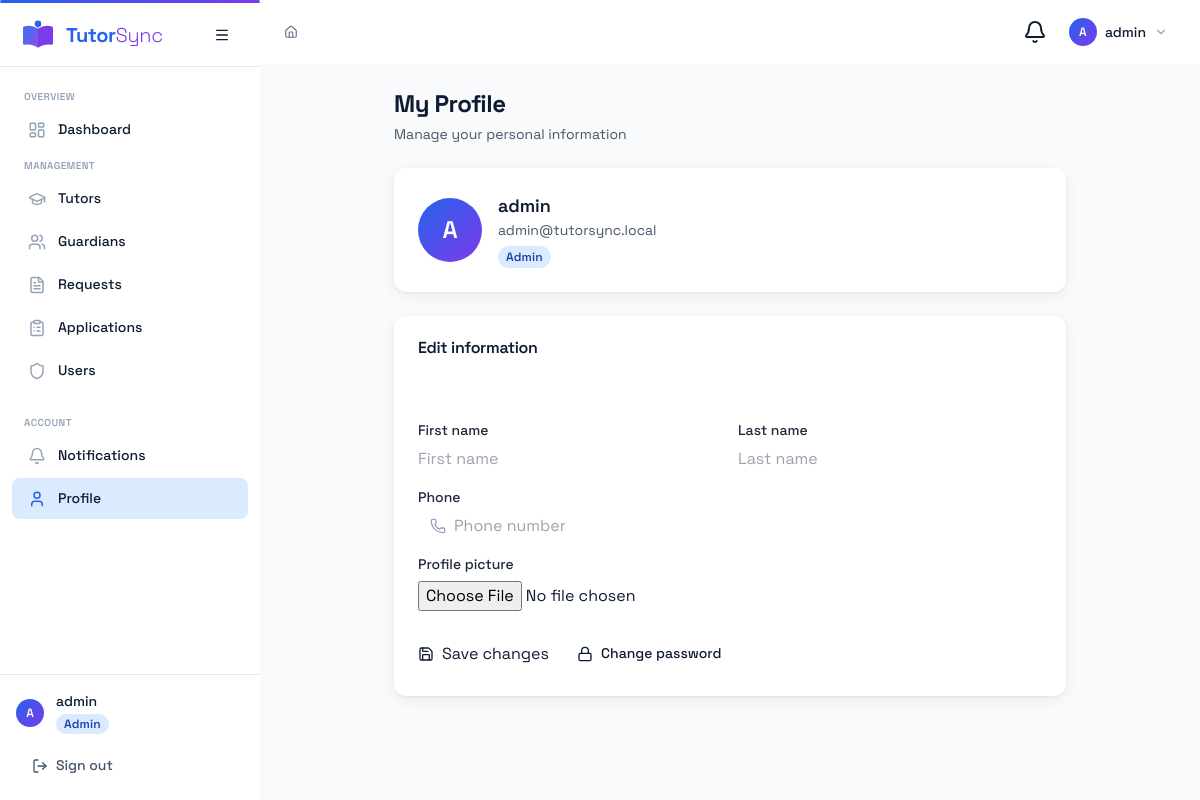
/profile/ (signed in), run on the app's committed database.
### accounts/models.py (models this page shows, shortened)
class User(AbstractUser):
    ROLE_CHOICES = [
        ('admin', 'Admin'),
        ('tutor', 'Tutor'),
        ('guardian', 'Guardian'),
    ]
    role = models.CharField(max_length=20, choices=ROLE_CHOICES, default='guardian', db_index=True)
    phone = models.CharField(max_length=20, blank=True)
    avatar = models.ImageField(upload_to='avatars/', blank=True)
    created_at = models.DateTimeField(auto_now_add=True)

### accounts/views.py (the view)
# urls.py: path('profile/', views.profile_view, name='profile'),
@login_required
def profile_view(request):
    form = ProfileForm(request.POST or None, request.FILES or None, instance=request.user)
    if request.method == 'POST' and form.is_valid():
        form.save()
        messages.success(request, 'Profile updated successfully.')
        return redirect('profile')
    return render(request, 'accounts/profile.html', {'form': form})

### accounts/forms.py (shortened to what this page needs)
class ProfileForm(forms.ModelForm):
    class Meta:
        model = User
        fields = ('first_name', 'last_name', 'phone', 'avatar')
        widgets = {
            'first_name': forms.TextInput(attrs={'placeholder': 'First name', 'class': _INPUT_NO_ICON}),
            'last_name': forms.TextInput(attrs={'placeholder': 'Last name', 'class': _INPUT_NO_ICON}),
            'phone': forms.TextInput(attrs={'placeholder': 'Phone number', 'class': _INPUT}),
        }

### accounts/context_processors.py (called while the page is built)
def notifications(request):
    if not request.user.is_authenticated:
        return {'unread_count': 0, 'recent_notifications': []}
    unread_count = Notification.objects.filter(recipient=request.user, is_read=False).count()
    recent_notifications = Notification.objects.filter(recipient=request.user)[:5]
    return {
        'unread_count': unread_count,
        'recent_notifications': recent_notifications,
    }

### templates/accounts/profile.html (shortened to what this page needs)
{% extends "base.html" %}
{% load static %}
{% block content %}
<div class="max-w-2xl mx-auto space-y-6">
  <div>
    <h1 class="text-2xl font-bold tracking-tight" style="color:var(--color-ink)">My Profile</h1>
    <p class="text-sm mt-1" style="color:var(--color-ink-muted)">Manage your personal information</p>
  </div>
  <div class="ts-card ts-card-body flex items-center gap-4">
    {% if request.user.avatar %}
    <img src="{{ request.user.avatar.url }}" alt="Avatar"
         class="w-16 h-16 rounded-full object-cover border-2 flex-shrink-0" style="border-color:var(--color-border)">
    {% else %}
    <div class="ts-avatar w-16 h-16 text-2xl flex-shrink-0">
      {{ request.user.get_full_name|first|default:request.user.username|first|upper }}
    </div>
    {% endif %}
    <div>
      <p class="font-semibold text-lg" style="color:var(--color-ink)">
        {{ request.user.get_full_name|default:request.user.username }}
      </p>
      <p class="text-sm mb-1" style="color:var(--color-ink-muted)">{{ request.user.email }}</p>
      <span class="ts-badge ts-role-{{ request.user.role }}">{{ request.user.role|title }}</span>
    </div>
  </div>
  <div class="ts-card">
    <div class="ts-card-header">
      <h2 class="font-semibold" style="color:var(--color-ink)">Edit information</h2>
    </div>
    <div class="ts-card-body">
      <form method="post" enctype="multipart/form-data" class="space-y-4">
        <div class="grid grid-cols-2 gap-4">
          <div class="ts-form-group">
            <label class="ts-label">First name</label>
            {{ form.first_name }}
          </div>
          <div class="ts-form-group">
            <label class="ts-label">Last name</label>
            {{ form.last_name }}
          </div>
        </div>
        <div class="ts-form-group">
          <label class="ts-label">Phone</label>
          <div class="ts-input-wrapper">
            {{ form.phone }}
          </div>
        </div>
        <div class="ts-form-group">
          <label class="ts-label">Profile picture</label>
          {{ form.avatar }}
        </div>
        <div class="flex items-center gap-3 pt-2">
          <button type="submit" class="ts-btn ts-btn-primary">
            <i data-lucide="save" class="w-4 h-4"></i>
            Save changes
          </button>
          <a href="{% url 'password_change' %}" class="ts-btn ts-btn-ghost">
            <i data-lucide="lock" class="w-4 h-4"></i>
            Change password
          </a>
        </div>
      </form>
    </div>
  </div>
</div>
{% endblock %}

### templates/components/sidebar.html (shortened to what this page needs)
<aside id="ts-sidebar" class="ts-sidebar">
  <div class="ts-sidebar-header flex items-center px-5 h-16 border-b" style="border-color:var(--color-border)">
    {% include "components/logo.html" with size="md" %}
    <button id="ts-sidebar-toggle" class="ts-btn ts-btn-ghost ts-btn-icon ml-auto flex-shrink-0" aria-label="Toggle sidebar">
      <i data-lucide="menu" class="w-4 h-4"></i>
    </button>
  </div>
  <nav class="flex-1 overflow-y-auto py-4 overflow-x-hidden">
    {% if user.role == 'admin' or user.is_staff %}
    <span class="ts-nav-section-label">Overview</span>
    <a href="{% url 'dashboard' %}"         class="ts-nav-item {% if request.resolver_match.url_name == 'dashboard' %}active{% endif %}">
      <i data-lucide="layout-dashboard" class="w-4.5 h-4.5"></i>
      <span class="nav-label">Dashboard</span>
    </a>
    <span class="ts-nav-section-label">Management</span>
    <a href="{% url 'tutor_list' %}"         class="ts-nav-item {% if 'tutor' in request.resolver_match.url_name %}active{% endif %}">
      <i data-lucide="graduation-cap" class="w-4.5 h-4.5"></i>
      <span class="nav-label">Tutors</span>
    </a>
    <a href="{% url 'guardian_list' %}"      class="ts-nav-item {% if 'guardian' in request.resolver_match.url_name %}active{% endif %}">
      <i data-lucide="users" class="w-4.5 h-4.5"></i>
      <span class="nav-label">Guardians</span>
    </a>
    <a href="{% url 'request_list' %}"       class="ts-nav-item {% if 'request' in request.resolver_match.url_name %}active{% endif %}">
      <i data-lucide="file-text" class="w-4.5 h-4.5"></i>
      <span class="nav-label">Requests</span>
    </a>
    <a href="{% url 'application_list' %}"   class="ts-nav-item {% if 'application' in request.resolver_match.url_name %}active{% endif %}">
      <i data-lucide="clipboard-list" class="w-4.5 h-4.5"></i>
      <span class="nav-label">Applications</span>
    </a>
    <a href="{% url 'admin_user_list' %}"    class="ts-nav-item {% if 'admin_user' in request.resolver_match.url_name %}active{% endif %}">
      <i data-lucide="shield" class="w-4.5 h-4.5"></i>
      <span class="nav-label">Users</span>
    </a>
    {% endif %}
    <div class="mt-auto pt-4">
      <span class="ts-nav-section-label">Account</span>
      <a href="{% url 'notifications' %}"     class="ts-nav-item {% if request.resolver_match.url_name == 'notifications' %}active{% endif %}">
        <i data-lucide="bell" class="w-4.5 h-4.5"></i>
        <span class="nav-label">Notifications</span>
      </a>
      <a href="{% url 'profile' %}"           class="ts-nav-item {% if request.resolver_match.url_name == 'profile' %}active{% endif %}">
        <i data-lucide="user" class="w-4.5 h-4.5"></i>
        <span class="nav-label">Profile</span>
      </a>
    </div>
  </nav>
  <div class="ts-sidebar-footer p-4 border-t" style="border-color:var(--color-border)">
    <div class="flex items-center gap-3 overflow-hidden">
      <div class="ts-avatar ts-avatar-sm flex-shrink-0">{{ user.get_full_name|first|default:user.username|first|upper }}</div>
      <div class="nav-label min-w-0">
        <p class="text-sm font-medium truncate" style="color:var(--color-ink)">{{ user.get_full_name|default:user.username }}</p>
        <span class="ts-badge ts-role-{{ user.role }} text-xs">{{ user.role|title }}</span>
      </div>
    </div>
    <a href="{% url 'logout' %}" class="ts-btn ts-btn-ghost ts-sidebar-logout mt-3 w-full justify-start" style="color:var(--color-ink-muted)">
      <i data-lucide="log-out" class="w-4 h-4 flex-shrink-0"></i>
      <span class="nav-label">Sign out</span>
    </a>
  </div>
</aside>

### templates/components/topbar.html (shortened to what this page needs)
<header class="ts-topbar">
  <nav class="ts-breadcrumb flex-1" aria-label="Breadcrumb">
    {% block breadcrumb %}
    <a href="{% url 'dashboard' %}">
      <i data-lucide="home" class="w-3.5 h-3.5 inline-block -mt-0.5"></i>
    </a>
    {% endblock %}
  </nav>
  <div class="flex items-center gap-2">
    <div class="relative">
      <button id="ts-notif-btn" class="ts-btn ts-btn-ghost ts-btn-icon relative" aria-label="Notifications">
        <i data-lucide="bell" class="w-4.5 h-4.5"></i>
      </button>
    </div>
    <div class="relative">
      <button id="ts-user-menu-btn" class="flex items-center gap-2 ts-btn ts-btn-ghost px-2" aria-label="User menu">
        <div class="ts-avatar ts-avatar-sm">{{ user.get_full_name|first|default:user.username|first|upper }}</div>
        <span class="hidden md:block text-sm font-medium" style="color:var(--color-ink)">{{ user.get_full_name|default:user.username }}</span>
        <i data-lucide="chevron-down" class="w-3.5 h-3.5 hidden md:block" style="color:var(--color-ink-faint)"></i>
      </button>
    </div>
  </div>
</header>

### static/css/design-tokens.css (style rules this page uses)
:root { --color-primary-50: #EFF6FF; --color-primary-100: #DBEAFE; --color-primary-200: #BFDBFE; --color-primary-300: #93C5FD; --color-primary-400: #60A5FA; --color-primary-500: #3B82F6; --color-primary-600: #2563EB; --color-primary-700: #1D4ED8; --color-primary-800: #1E40AF; --color-primary-900: #1E3A8A; --color-primary: #2563EB; --color-accent-50: #F5F3FF; --color-accent-100: #EDE9FE; --color-accent-200: #DDD6FE; --color-accent-300: #C4B5FD; --color-accent-400: #A78BFA; --color-accent-500: #8B5CF6; --color-accent-600: #7C3AED; --color-accent-700: #6D28D9; --color-accent-800: #5B21B6; --color-accent-900: #4C1D95; --color-accent: #7C3AED; --color-ink: #0F1B33; --color-ink-soft: #1E293B; --color-ink-muted: #475569; --color-ink-subtle: #64748B; --color-ink-faint: #94A3B8; --color-surface: #FFFFFF; --color-surface-1: #F8FAFC; --color-surface-2: #F1F5F9; --color-surface-3: #E2E8F0; --color-border: #E2E8F0; --color-border-soft: #F1F5F9; --color-status-pending-bg: #FEF9C3; --color-status-pending-text: #854D0E; --color-status-review-bg: #DBEAFE; --color-status-review-text: #1E40AF; --color-status-matched-bg: #DCFCE7; --color-status-matched-text: #166534; --color-status-rejected-bg: #FEE2E2; --color-status-rejected-text:#991B1B; --color-status-closed-bg: #F1F5F9; --color-status-closed-text: #475569; --color-status-interview-bg: #F3E8FF; --color-status-interview-text:#6B21A8; --gradient-brand: linear-gradient(135deg, #2563EB 0%, #7C3AED 100%); --gradient-brand-r: linear-gradient(135deg, #7C3AED 0%, #2563EB 100%); --gradient-brand-h: linear-gradient(90deg, #2563EB 0%, #7C3AED 100%); --gradient-subtle: linear-gradient(135deg, #EFF6FF 0%, #F5F3FF 100%); --gradient-surface: linear-gradient(180deg, #FFFFFF 0%, #F8FAFC 100%); --font-sans: 'Space Grotesk', Inter, system-ui, -apple-system, sans-serif; --font-display: 'Space Grotesk', Inter, sans-serif; --font-mono: 'JetBrains Mono', 'Fira Code', 'Cascadia Code', monospace; --font-size-2xs: 0.625rem; --font-size-xs: 0.75rem; --font-size-sm: 0.875rem; --font-size-base: 1rem; --font-size-lg: 1.125rem; --font-size-xl: 1.25rem; --font-size-2xl: 1.5rem; --font-size-3xl: 1.875rem; --font-size-4xl: 2.25rem; --font-weight-light: 300; --font-weight-normal: 400; --font-weight-medium: 500; --font-weight-semibold: 600; --font-weight-bold: 700; --letter-spacing-tight: -0.02em; --letter-spacing-tighter: -0.03em; --letter-spacing-normal: 0; --letter-spacing-wide: 0.04em; --line-height-tight: 1.25; --line-height-snug: 1.375; --line-height-normal: 1.5; --line-height-relaxed:1.625; --space-px: 1px; --space-0-5: 0.125rem; --space-1: 0.25rem; --space-1-5: 0.375rem; --space-2: 0.5rem; --space-2-5: 0.625rem; --space-3: 0.75rem; --space-4: 1rem; --space-5: 1.25rem; --space-6: 1.5rem; --space-8: 2rem; --space-10: 2.5rem; --space-12: 3rem; --space-16: 4rem; --space-20: 5rem; --radius-sm: 0.25rem; --radius-md: 0.375rem; --radius-lg: 0.5rem; --radius-xl: 0.75rem; --radius-2xl: 1rem; --radius-3xl: 1.5rem; --radius-full: 9999px; --shadow-xs: 0 1px 2px rgba(0, 0, 0, 0.05); --shadow-sm: 0 1px 3px rgba(0, 0, 0, 0.06), 0 1px 2px rgba(0, 0, 0, 0.04); --shadow-card: 0 1px 3px rgba(0, 0, 0, 0.06), 0 4px 16px rgba(0, 0, 0, 0.06); --shadow-md: 0 4px 6px rgba(0, 0, 0, 0.07), 0 2px 4px rgba(0, 0, 0, 0.06); --shadow-lg: 0 10px 15px rgba(0, 0, 0, 0.07), 0 4px 6px rgba(0, 0, 0, 0.05); --shadow-xl: 0 20px 25px rgba(0, 0, 0, 0.08), 0 10px 10px rgba(0, 0, 0, 0.04); --shadow-inner: inset 0 2px 4px rgba(0, 0, 0, 0.06); --shadow-glow: 0 0 0 3px rgba(37, 99, 235, 0.15); --shadow-glow-accent: 0 0 0 3px rgba(124, 58, 237, 0.15); --shadow-app-icon: 0 12px 30px rgba(37, 99, 235, 0.32); --sidebar-width: 260px; --sidebar-collapsed: 72px; --topbar-height: 64px; --content-max-width: 1280px; --duration-fast: 120ms; --duration-normal: 200ms; --duration-slow: 300ms; --ease-default: cubic-bezier(0.4, 0, 0.2, 1); --ease-spring: cubic-bezier(0.2, 0.7, 0.3, 1); --ease-in: cubic-bezier(0.4, 0, 1, 1); --ease-out: cubic-bezier(0, 0, 0.2, 1); --z-base: 0; --z-raised: 10; --z-dropdown:20; --z-sticky: 30; --z-overlay: 40; --z-modal: 50; --z-toast: 60; }

### data on the page
User: get_full_name|first "A", get_full_name "admin", role "Admin", user.get_full_name|first "A", user.get_full_name "admin", user.email "admin@tutorsync.local", user.role "Admin"
